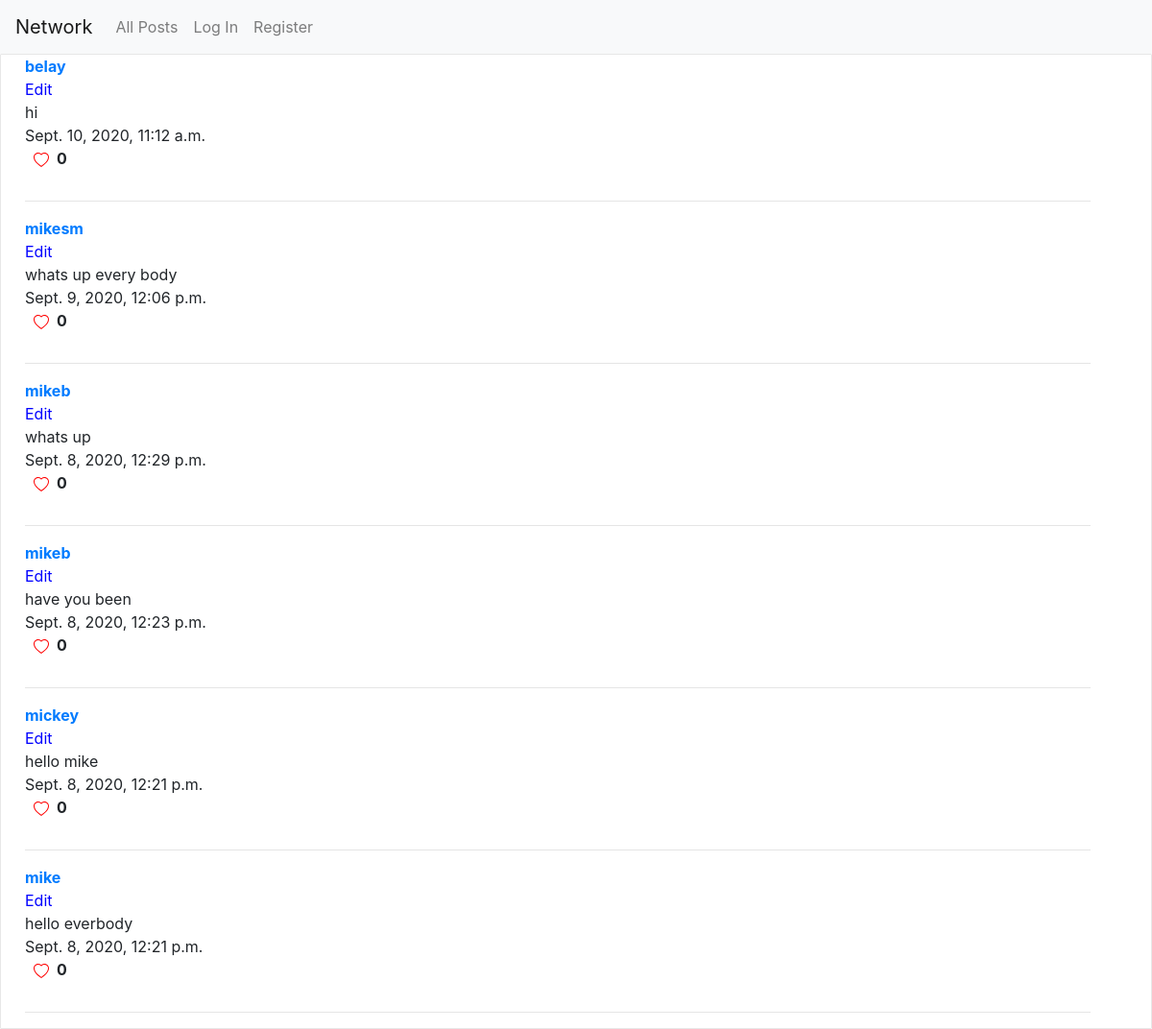
The page / on the database its author committed.
### network/models.py (models this page shows, shortened)
class Post(models.Model):
    user = models.ForeignKey(User, on_delete=models.CASCADE, related_name="poster")
    posts = models.TextField(max_length=260)
    time = models.DateTimeField(auto_now_add=True)
    like = models.ManyToManyField(User, blank=True, related_name="liked")

class User(AbstractUser):
    pass

### network/views.py (the view)
# urls.py: path("", views.index, name="index"),
def index(request):
    post = Post.objects.all().order_by("time").reverse()
    return render(request, "network/post.html", {
        "posts": post
    })

### network/templates/network/post.html (shortened to what this page needs)
{% extends "network/layout.html" %}
{% block body %}
    <div id="main">
        {% for post in posts %}
            <div style="margin-left: 10px;" class="container">
                <div><a href="{% url 'user' username=post.user.username %}"><strong>{{ post.user }}</strong></div></a>
                <div class="main">
                    <button class="btn{{ post.id }}" onclick="edit('{{ post.id }}')" value="{{ post.id }}">Edit</button>
                </div>
                <div>{{ post.posts }}</div>
                <div>{{ post.time }}</div>
                <div class="row">
                    <a href="javascript:like({{post.id}})" id="test">
                        <div class="ml-4" id="heart-{{post.id}}">
                        </div>
                    </a>
                    <div class="ml-2">
                        <p class="font-weight-bold" id="likes-{{post.id}}">{{ post.like.all|length }}</p>
                    </div>
                </div>
                <hr>
            </div>
        {% endfor %}
    </div>
{% endblock %}

### network/static/network/styles.css (style rules this page uses)
#main { border: 1px solid #e7e7e7; border-radius: 1px; background: #fff; }
.main > button { padding: 0px; border: none; background: none; cursor: pointer; color: blue; outline: none; }

### rows shown on the page
Post: user "belay", posts "hi", time "Sept. 10, 2020, 11:12 a.m.", like.all|length "0"
Post: user "mikesm", posts "whats up every body", time "Sept. 9, 2020, 12:06 p.m.", like.all|length "0"
Post: user "mikeb", posts "whats up", time "Sept. 8, 2020, 12:29 p.m.", like.all|length "0"
Post: user "mikeb", posts "have you been", time "Sept. 8, 2020, 12:23 p.m.", like.all|length "0"
Post: user "mickey", posts "hello mike", time "Sept. 8, 2020, 12:21 p.m.", like.all|length "0"
Post: user "mike", posts "hello everbody", time "Sept. 8, 2020, 12:21 p.m.", like.all|length "0"
